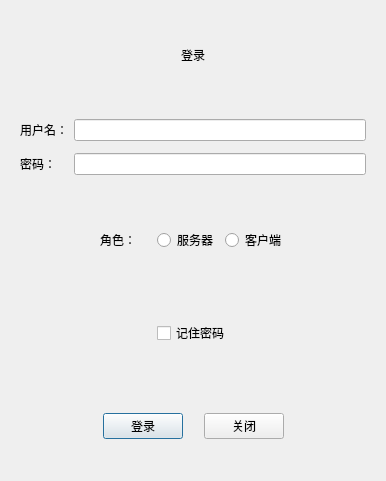
<?xml version="1.0" encoding="UTF-8"?>
<ui version="4.0">
 <class>Dialog</class>
 <widget class="QDialog" name="Dialog">
  <property name="geometry">
   <rect>
    <x>0</x>
    <y>0</y>
    <width>386</width>
    <height>481</height>
   </rect>
  </property>
  <property name="windowTitle">
   <string>Dialog</string>
  </property>
  <property name="sizeGripEnabled">
   <bool>false</bool>
  </property>
  <layout class="QVBoxLayout" name="verticalLayout">
   <item>
    <widget class="QLabel" name="label">
     <property name="text">
      <string>登录</string>
     </property>
     <property name="alignment">
      <set>Qt::AlignCenter</set>
     </property>
    </widget>
   </item>
   <item>
    <widget class="QWidget" name="widget" native="true">
     <layout class="QGridLayout" name="gridLayout">
      <item row="0" column="0">
       <widget class="QLabel" name="label_2">
        <property name="text">
         <string>用户名：</string>
        </property>
       </widget>
      </item>
      <item row="1" column="0">
       <widget class="QLabel" name="label_3">
        <property name="text">
         <string>密码：</string>
        </property>
       </widget>
      </item>
      <item row="1" column="1">
       <widget class="QLineEdit" name="lineEdit_2"/>
      </item>
      <item row="0" column="1">
       <widget class="QLineEdit" name="lineEdit"/>
      </item>
     </layout>
    </widget>
   </item>
   <item>
    <widget class="QWidget" name="widget_2" native="true">
     <layout class="QGridLayout" name="gridLayout_2">
      <item row="0" column="1">
       <widget class="QLabel" name="label_4">
        <property name="text">
         <string>角色：</string>
        </property>
       </widget>
      </item>
      <item row="0" column="3">
       <widget class="QRadioButton" name="radioButton">
        <property name="text">
         <string>服务器</string>
        </property>
       </widget>
      </item>
      <item row="0" column="4">
       <widget class="QRadioButton" name="radioButton_2">
        <property name="text">
         <string>客户端</string>
        </property>
       </widget>
      </item>
      <item row="0" column="0">
       <spacer name="horizontalSpacer">
        <property name="orientation">
         <enum>Qt::Horizontal</enum>
        </property>
        <property name="sizeHint" stdset="0">
         <size>
          <width>40</width>
          <height>20</height>
         </size>
        </property>
       </spacer>
      </item>
      <item row="0" column="2">
       <spacer name="horizontalSpacer_2">
        <property name="orientation">
         <enum>Qt::Horizontal</enum>
        </property>
        <property name="sizeType">
         <enum>QSizePolicy::Fixed</enum>
        </property>
        <property name="sizeHint" stdset="0">
         <size>
          <width>15</width>
          <height>20</height>
         </size>
        </property>
       </spacer>
      </item>
      <item row="0" column="5">
       <spacer name="horizontalSpacer_3">
        <property name="orientation">
         <enum>Qt::Horizontal</enum>
        </property>
        <property name="sizeHint" stdset="0">
         <size>
          <width>40</width>
          <height>20</height>
         </size>
        </property>
       </spacer>
      </item>
     </layout>
    </widget>
   </item>
   <item>
    <widget class="QWidget" name="widget_3" native="true">
     <layout class="QHBoxLayout" name="horizontalLayout">
      <item>
       <spacer name="horizontalSpacer_4">
        <property name="orientation">
         <enum>Qt::Horizontal</enum>
        </property>
        <property name="sizeHint" stdset="0">
         <size>
          <width>40</width>
          <height>20</height>
         </size>
        </property>
       </spacer>
      </item>
      <item>
       <widget class="QCheckBox" name="checkBox">
        <property name="text">
         <string>记住密码</string>
        </property>
       </widget>
      </item>
      <item>
       <spacer name="horizontalSpacer_5">
        <property name="orientation">
         <enum>Qt::Horizontal</enum>
        </property>
        <property name="sizeHint" stdset="0">
         <size>
          <width>40</width>
          <height>20</height>
         </size>
        </property>
       </spacer>
      </item>
     </layout>
    </widget>
   </item>
   <item>
    <widget class="QWidget" name="widget_4" native="true">
     <layout class="QHBoxLayout" name="horizontalLayout_2">
      <item>
       <spacer name="horizontalSpacer_6">
        <property name="orientation">
         <enum>Qt::Horizontal</enum>
        </property>
        <property name="sizeHint" stdset="0">
         <size>
          <width>40</width>
          <height>20</height>
         </size>
        </property>
       </spacer>
      </item>
      <item>
       <widget class="QPushButton" name="pushButton">
        <property name="text">
         <string>登录</string>
        </property>
       </widget>
      </item>
      <item>
       <spacer name="horizontalSpacer_8">
        <property name="orientation">
         <enum>Qt::Horizontal</enum>
        </property>
        <property name="sizeType">
         <enum>QSizePolicy::Fixed</enum>
        </property>
        <property name="sizeHint" stdset="0">
         <size>
          <width>15</width>
          <height>20</height>
         </size>
        </property>
       </spacer>
      </item>
      <item>
       <widget class="QPushButton" name="pushButton_2">
        <property name="text">
         <string>关闭</string>
        </property>
       </widget>
      </item>
      <item>
       <spacer name="horizontalSpacer_7">
        <property name="orientation">
         <enum>Qt::Horizontal</enum>
        </property>
        <property name="sizeHint" stdset="0">
         <size>
          <width>40</width>
          <height>20</height>
         </size>
        </property>
       </spacer>
      </item>
     </layout>
    </widget>
   </item>
  </layout>
 </widget>
 <resources/>
 <connections/>
</ui>
